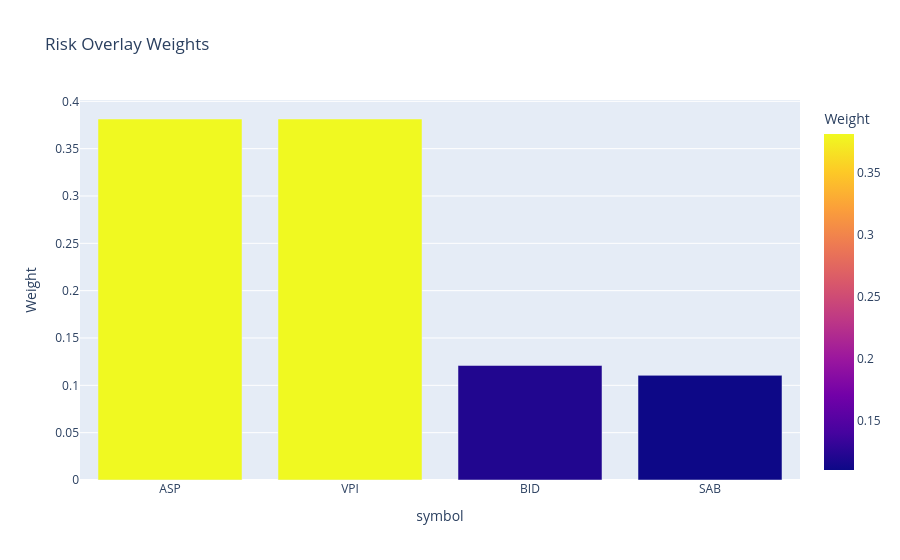

Notebook source saved alongside this figure:
### Code cell
# Cell: Apply Portfolio Risk Overlays
base_weights = weights_table["target_weight"]
base_returns = portfolio_return_series(return_matrix[symbols], base_weights)
base_nav = portfolio_nav_series(base_returns)
base_drawdown = rolling_drawdown(base_nav)

capped_weights = apply_symbol_caps(base_weights, max_weight=0.20)
vol_targeted_weights, vol_scale = apply_volatility_target(capped_weights, cov_matrix, target_volatility=0.12, max_gross_leverage=1.20)
current_drawdown = float(base_drawdown.iloc[-1]) if not base_drawdown.empty else 0.0
overlay_weights, exposure_scale = apply_drawdown_overlay(vol_targeted_weights, current_drawdown=current_drawdown)

base_report = build_portfolio_risk_report(return_matrix[symbols], base_weights)
overlay_report = build_portfolio_risk_report(return_matrix[symbols], overlay_weights)

print("Vol target scale:", round(vol_scale, 4))
print("Drawdown overlay scale:", round(exposure_scale, 4))
display(pd.DataFrame([base_report, overlay_report], index=["base", "overlay"]).T)
display(weight_bar_chart(overlay_weights, title="Risk Overlay Weights"))

### Figure 1 — Plotly figure (JSON) as saved in the notebook; plotly's stock layout.template omitted (floating-point values rounded to 4 significant figures)
{"data": [{"hovertemplate": "symbol=%{x}<br>Weight=%{marker.color}<extra></extra>", "legendgroup": "", "marker": {"color": [0.3813, 0.3813, 0.121, 0.1105], "coloraxis": "coloraxis", "pattern": {"shape": ""}}, "name": "", "orientation": "v", "showlegend": false, "textposition": "auto", "type": "bar", "x": ["ASP", "VPI", "BID", "SAB"], "xaxis": "x", "y": [0.3813, 0.3813, 0.121, 0.1105], "yaxis": "y"}], "layout": {"autosize": true, "barmode": "relative", "coloraxis": {"colorbar": {"title": {"text": "Weight"}}, "colorscale": [[0, "#0d0887"], [0.1111, "#46039f"], [0.2222, "#7201a8"], [0.3333, "#9c179e"], [0.4444, "#bd3786"], [0.5556, "#d8576b"], [0.6667, "#ed7953"], [0.7778, "#fb9f3a"], [0.8889, "#fdca26"], [1, "#f0f921"]]}, "legend": {"tracegroupgap": 0}, "title": {"text": "Risk Overlay Weights"}, "xaxis": {"anchor": "y", "autorange": true, "domain": [0, 1], "range": [-0.5, 3.5], "title": {"text": "symbol"}, "type": "category"}, "yaxis": {"anchor": "x", "autorange": true, "domain": [0, 1], "range": [0, 0.4014], "title": {"text": "Weight"}, "type": "linear"}}}
